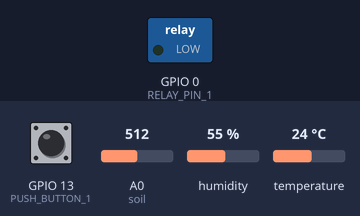
Bench run of a sketch on a simulated ESP8266 (NodeMCU). Shown: switched loads named in the sketch (green lamp = pin HIGH). Inputs (shaded band) come from the test bench; at power-on: GPIO 13 (PUSH_BUTTON_1) HIGH, A0 (soil) = 512, humidity 55 %, temperature 24 °C. WiFi joins after 1.5 s; servers stay silent unless stated.

Above: at 3.0 s.
3.1 s: GPIO 13 (PUSH_BUTTON_1) pulled LOW for 1 s
At 4.2 s:
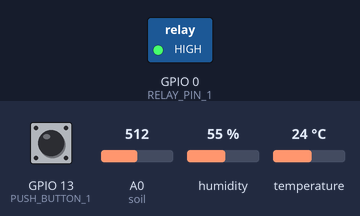
5.6 s: GPIO 13 (PUSH_BUTTON_1) pulled LOW for 3.2 s
At 6.6 s:
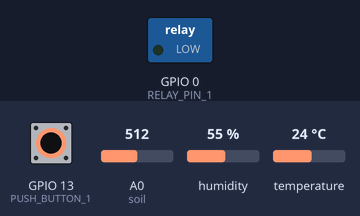
10.3 s: GPIO 13 (PUSH_BUTTON_1) pulled LOW for 0.15 s
At 11.5 s:
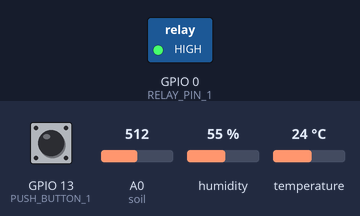
Timing chart, 0 to 13.3 s (numbered marks = the images above; inputs shaded):
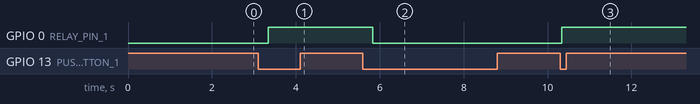

The sketch:

iot2.ino
```cpp
/* Connections
Relay. D3
Btn.   D7
Soil.  A0
PIR.   D5
SDA.   D2
SCL.   D1
Temp.  D4
*/

//Include the library files
#define BLYNK_TEMPLATE_ID "TMPL3mRuZa95u"
#define BLYNK_TEMPLATE_NAME "SPIAMS"
#define BLYNK_AUTH_TOKEN "y_ctNtvc3ytDQDpB19BqQSuSsA7-fnfa"
#define BLYNK_PRINT Serial
#include <OneWire.h>
#include <SPI.h>
#include <DallasTemperature.h>
#include <ESP8266WiFi.h>
#include <BlynkSimpleEsp8266.h>
#define DHTTYPE DHT11
#define DHTPIN 2

#include <DHT.h>


char auth[] = "y_ctNtvc3ytDQDpB19BqQSuSsA7-fnfa";  //Enter your Blynk Auth token
char ssid[] = "SAKSHI";  //Enter your WIFI SSID
char pass[] = "7841022025";  //Enter your WIFI Password

DHT dht(DHTPIN, DHTTYPE);//(DHT sensor pin,sensor type)  D4 DHT11 Temperature Sensor
BlynkTimer timer;

//Define component pins
#define soil A0     //A0 Soil Moisture Sensor


void checkPhysicalButton();
int relay1State = LOW;
int pushButton1State = HIGH;
#define RELAY_PIN_1       0   //D3 Relay
#define PUSH_BUTTON_1     13   //D7 Button
#define VPIN_BUTTON_1    V12

//Create three variables for pressure
double T, P;
char status;


void setup()
{
  Serial.begin(9600);


 pinMode(RELAY_PIN_1, OUTPUT);
 digitalWrite(RELAY_PIN_1, LOW);
  pinMode(PUSH_BUTTON_1, INPUT_PULLUP);
  digitalWrite(RELAY_PIN_1, relay1State);


  Blynk.begin(auth, ssid, pass, "blynk.cloud", 80);
  dht.begin();


  timer.setInterval(100L, soilMoistureSensor);
  timer.setInterval(100L, DHT11sensor);
  timer.setInterval(500L, checkPhysicalButton);
}


//Get the DHT11 sensor values
void DHT11sensor()
{
  float h = dht.readHumidity(DHTTYPE);
  float t = dht.readTemperature(DHTTYPE);

  if (isnan(h) || isnan(t)) {
    Serial.println("Failed to read from DHT sensor!");
    return;
  }
  Blynk.virtualWrite(V0, t);
  Blynk.virtualWrite(V1, h);


}


//Get the soil moisture values
void soilMoistureSensor() {
  int value = analogRead(soil);
  value = map(value, 0, 1024, 0, 100);
  value = (value - 100) * -1;

  Blynk.virtualWrite(V3, value);


}


BLYNK_WRITE(V6)


 #define BLYNK_CONNECTED()
 {
  // Request the latest state from the server
  Blynk.syncVirtual(VPIN_BUTTON_1);
}

BLYNK_WRITE(VPIN_BUTTON_1) {
  relay1State = param.asInt();
  digitalWrite(RELAY_PIN_1, relay1State);
}

void checkPhysicalButton()
{
  if (digitalRead(PUSH_BUTTON_1) == LOW) {
    // pushButton1State is used to avoid sequential toggles
    if (pushButton1State != LOW) {

      // Toggle Relay state
      relay1State = !relay1State;
      digitalWrite(RELAY_PIN_1, relay1State);

      // Update Button Widget
      Blynk.virtualWrite(VPIN_BUTTON_1, relay1State);
    }
    pushButton1State = LOW;
  } else {
    pushButton1State = HIGH;
  }
}

void loop()
{
Blynk.run();//Run the Blynk library
timer.run();//Run the Blynk timer
DHT11sensor();
}  
```

Measured:
- after the input at 3.1 s, GPIO 0 (RELAY_PIN_1): LOW → HIGH after 0.25 s
- after the input at 5.6 s, GPIO 0 (RELAY_PIN_1): HIGH → LOW after 0.23 s
- after the input at 10.3 s, GPIO 0 (RELAY_PIN_1): LOW → HIGH at once
